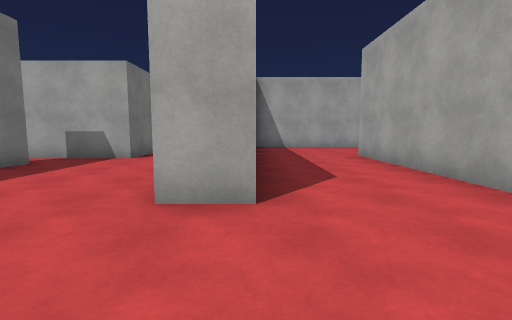
View 1 (above)

18 first-person views from a walk through a 3-D level made in the Unity game engine. The camera is 1.3 m above the floor, tilts 6° down and sees 85° across. The floor is counted in squares, 1.8 m on a side. Each view is taken from the middle of a square. On the plan, view 1 faces up. The plan holds only what a view shows up to about 10 squares ahead; the rest is blank. The place goes on beyond the plan. The player is left out. Surface patterns are stand-ins for the level's own textures.

View 2
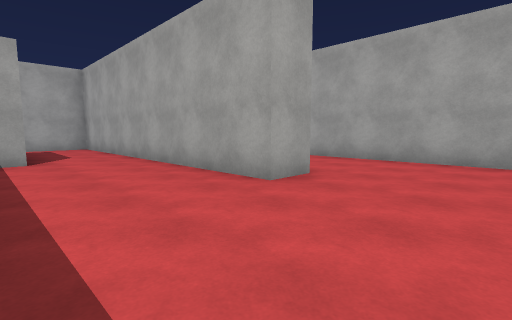

View 3
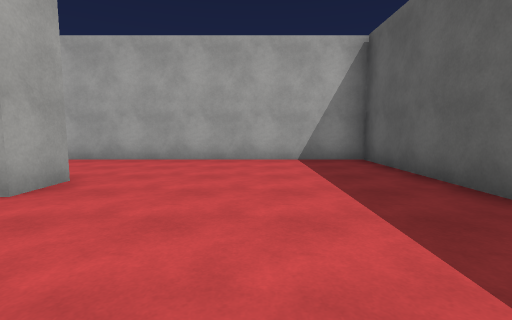

View 4
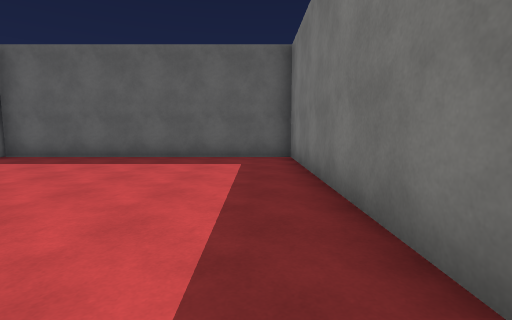

View 5
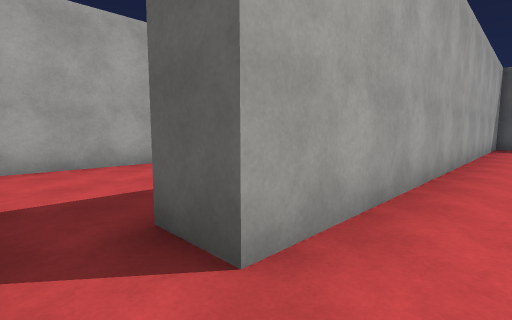

View 6
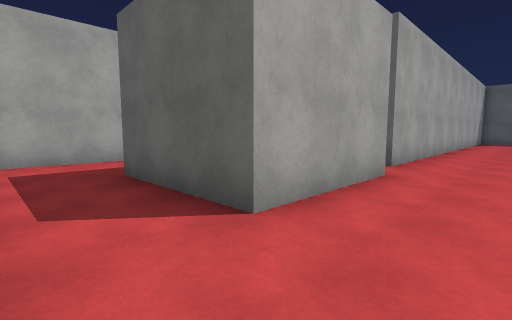

View 7
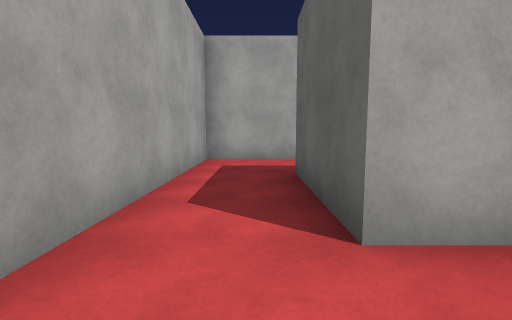

View 8
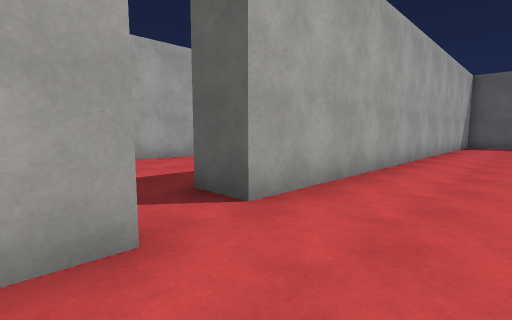

View 9
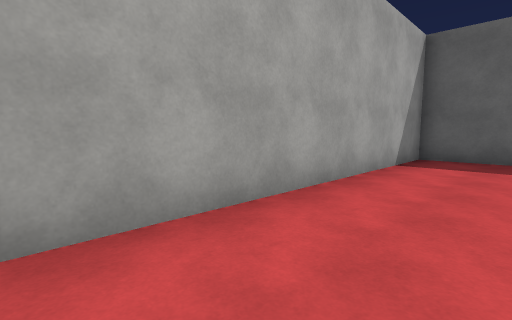

View 10
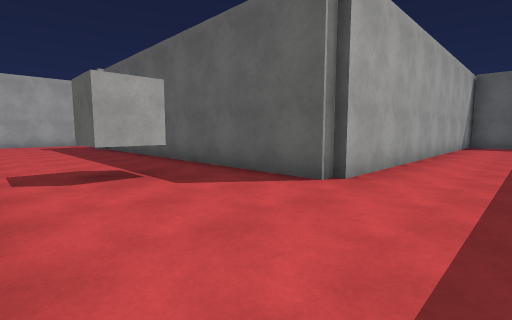

View 11
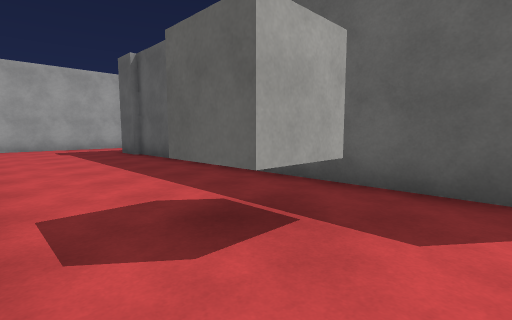

View 12
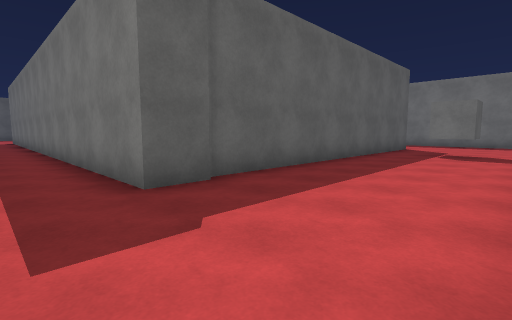

View 13
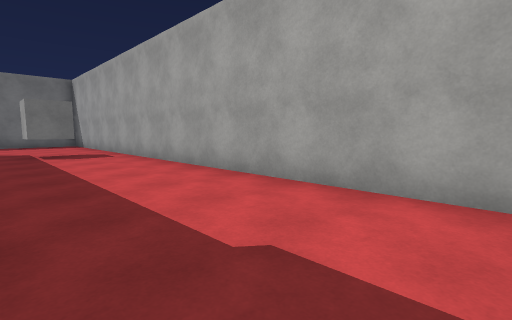

View 14
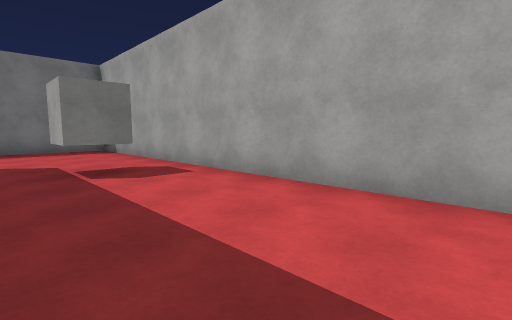

View 15
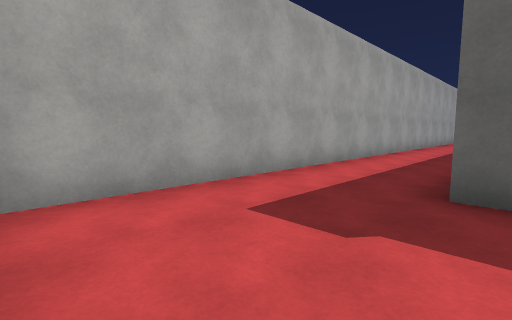

View 16
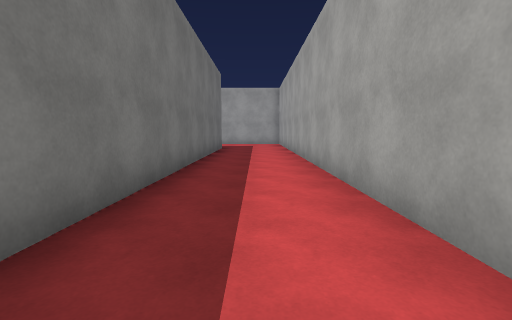

View 17
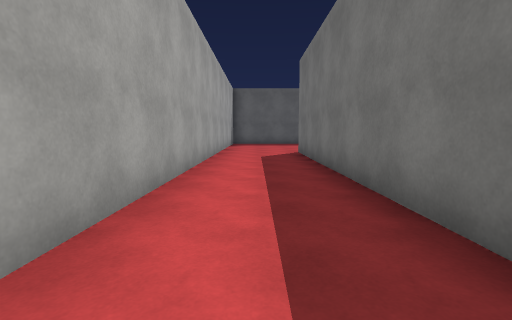

View 18
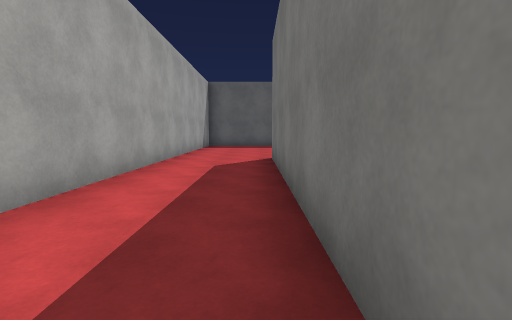

### Floor plan
Points are (right, up) in squares from view 1. A wall is a line through its corners. A room is listed if a view was taken in it or the views show most of it. See-through windows are left out.
Room 1 (views 1, 2, 3, 4, 5, 6, 7, 8, 9)
walls: (-6.3, 7.2) (-6.3, 10.3) (-3.2, 10.3); (0.1, 2.7) (-1, 2.7) (-1, 12.3) (-6.8, 12.3); (-3.3, 9) (-3.3, 7.3) (-6, 7.3); (-7.8, -6.8) (-6, -6.8) (-6, 6.1) (-5, 6.1) (-5, -2.7) (3, -2.7) (3, 1.5)
ways out: opening at (1.5, 2.5) to room 2
Room 2 (views 10, 11, 12, 13, 14, 15, 16, 17, 18)
walls: (12.5, 8.6) (13.6, 8.6) (13.6, -8.4); (3.2, 8) (3.2, 8.4) (12.6, 8.4); (14.9, 12.3) (2.5, 12.3); (0, 12.2) (0, 9.4); (3, 1.5) (3, 8.1); (16.2, -9.5) (16.2, 12)
ways out: opening at (1.5, 2.5) to room 1; opening at (14.5, -8.5)
objects: cube (5, 10) to (6, 11)

Positions as (right, up) in squares from view 1, and headings:
1: (0, 0), facing up
2: (-4, 0), facing up-right
3: (-4, 0), facing right
4: (-4, 5), facing down
5: (-7, 7), facing down-right
6: (-8, 12), facing down-right
7: (-8, 11), facing right
8: (-8, 8), facing down-right
9: (-8, 1), facing down-right
10: (1, 12), facing down-right
11: (4, 12), facing down-right
12: (15, 12), facing down-left
13: (15, 9), facing up-left
14: (11, 9), facing up-left
15: (13, 12), facing down-right
16: (15, -3), facing up
17: (15, 1), facing down
18: (14, -1), facing down
